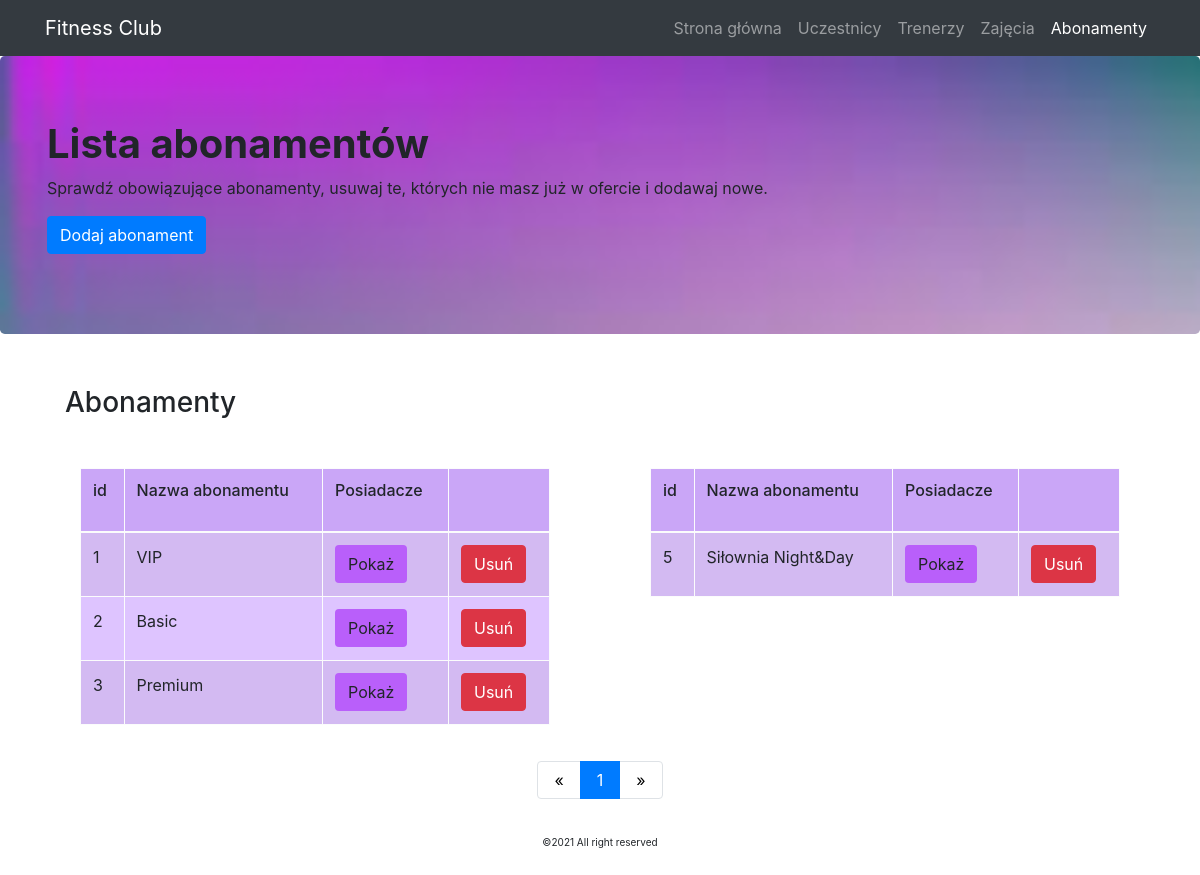
Page /subscriptions/0 on the earlier database version.
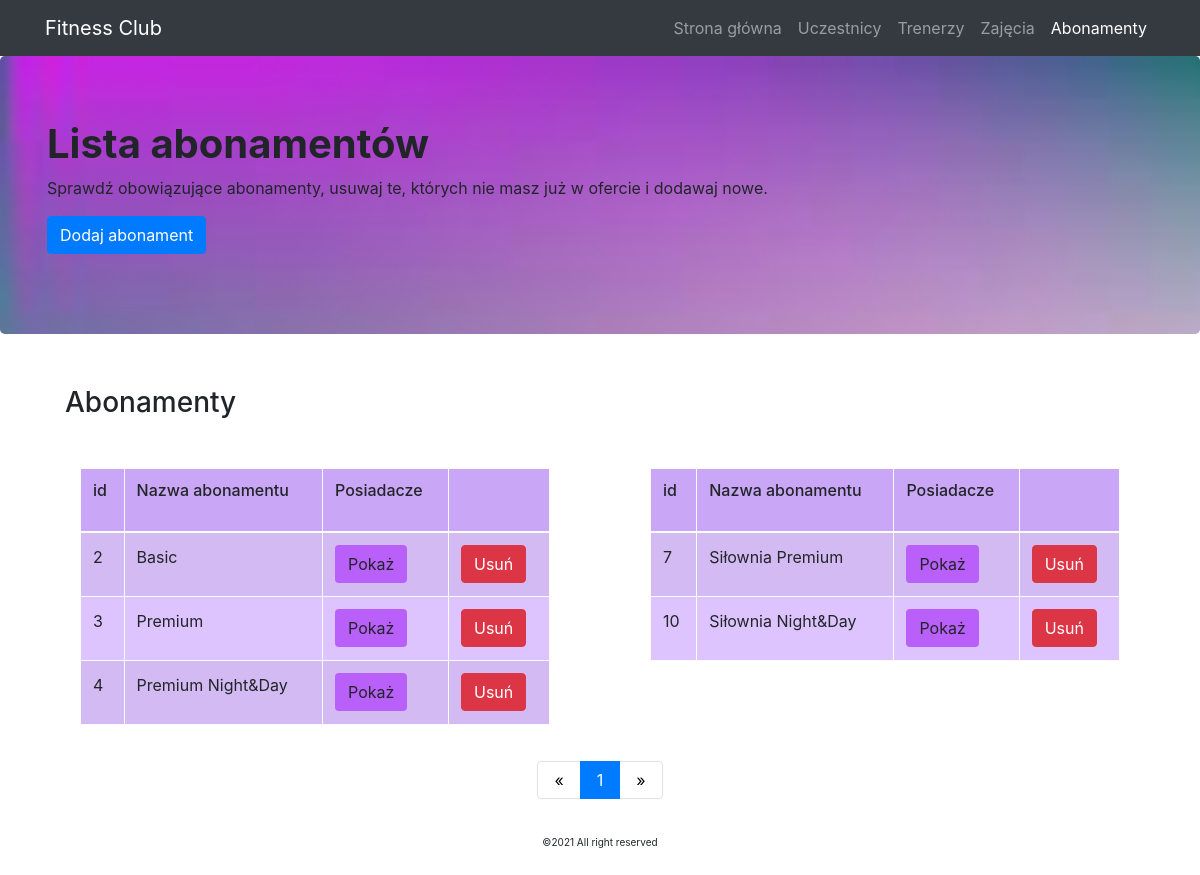
Same page on the later database version.
### app/models.py (models this page shows, shortened)
class Subscription(db.Model):
    __tablename__ = "subscription"
    id = db.Column(db.Integer, primary_key=True)
    name = db.Column(db.String(40))
    users = db.relationship("User", backref="holder", lazy="dynamic")

### app/routes.py (the view)
@app.route('/subscriptions/<int:num>', methods=["GET", "POST"])
def subscriptions_all(num):
    route = "/subscriptions/0"
    subscriptions = Subscription.query.all()[num * 7:num * 7 + 7]
    subs_num = math.ceil((len(Subscription.query.all())) / 7)
    form = SubscriptionForm()
    if request.method == "POST":
        name = form.data["name"]
        sub = Subscription(name=name)
        db.session.add(sub)
        db.session.commit()
        return redirect(url_for("subscriptions_all", num=0))
    return render_template("subscriptions.html", subscriptions=subscriptions, form=form, num=num, subs_num=subs_num, navs=navs, route=route)

### app/forms.py
class SubscriptionForm(FlaskForm):
    name = StringField("name", validators=[DataRequired()])

### app/templates/subscriptions.html (shortened to what this page needs)
{% extends "index.html" %}
{% block content %}
<div class="jumbotron" style="background-image: url('/static/pics/ba_sub.jpg'); background-size: cover; background-position: top
;">
    <div class="container">
      <h1 style="font-weight: bold;">Lista abonamentów</h1>
      <p>Sprawdź obowiązujące abonamenty, usuwaj te, których nie masz już w ofercie i dodawaj nowe.</p>
      <p><a class="btn btn-primary" data-toggle="collapse" href="#collapseExample" role="button" aria-expanded="false" aria-controls="collapseExample">
    Dodaj abonament
  </a></p>
    </div>
</div>
<div class="container">
    <div class="container" style="padding: 20px;">
        <h3 style="">Abonamenty</h3>
    </div>
    <div class="row">
        <div class="col-lg-6">
             <div class="container">
                 <div class="table-section" style="padding: 20px;">
                <table class="table table-striped table-hover table-bordered table-light" style="background-color: #dec4ff">
                    <thead>
                        <tr style="background-color: #caa6f7">
                            <td><h6>id</h6></td>
                            <td><h6>Nazwa abonamentu</h6></td>
                            <td><h6>Posiadacze</h6></td>
                            <td></td>
                        </tr>
                    </thead>
                    <tbody>
                    {% for subscription in subscriptions[:3] %}
                    <tr>
                        <td>{{ subscription.id }}</td>
                        <td>{{ subscription.name }}</td>
                        <td><button type="button" class="btn" style="background-color: #b95ffa" data-toggle="popover" data-trigger="hover"
                            data-placement="right" title="Posiadacze abonamentu"
                            data-content="{% for user in subscription.users %} {{ user.name }}, {% endfor %}">Pokaż</button></td>
                        <td>
                            <form action="/delete-subscription/{{ subscription.id }}" method="POST">
                                <input type="submit" class="btn btn-danger" value="Usuń">
                            </form>
                        </td>
                    </tr>
                    {% endfor %}
                    </tbody>
             </table>
            </div>
            </div>
             </div>
        <div class="col-lg-6">
            <div class="container">
                <div class="table-section" style="padding: 20px;">
                <table class="table table-striped table-hover table-bordered table-light" style="background-color: #dec4ff">
                    {% if subscriptions[4:] %}
                    <thead>
                        <tr style="background-color: #caa6f7">
                            <td><h6>id</h6></td>
                            <td><h6>Nazwa abonamentu</h6></td>
                            <td><h6>Posiadacze</h6></td>
                            <td></td>
                        </tr>
                    </thead>
                    <tbody>
                    {% for subscription in subscriptions[4:] %}
                    <tr>
                        <td>{{ subscription.id }}</td>
                        <td>{{ subscription.name }}</td>
                        <td><button type="button" class="btn" style="background-color: #b95ffa" data-toggle="popover" data-trigger="hover"
                            data-placement="right" title="Posiadacze abonamentu"
                            data-content="{% for user in subscription.users %} {{ user.name }}, {% endfor %}">Pokaż</button></td>
                        <td>
                            <form action="/delete-subscription/{{ subscription.id }}" method="POST">
                                <input type="submit" class="btn btn-danger" value="Usuń">
                            </form>
                        </td>
                    </tr>
                    {% endfor %}
                    </tbody>
                    {% else %}
                    <p></p>
                    {% endif %}
             </table>
            </div>
    </div>
            </div>
        </div>
<div class="container">
        <nav>
            <ul class="pagination justify-content-center">
                <li class="page-item">
                    {% if num==0 %}
                    <a href="/subscriptions/{{ num }}" aria-label="Previous" class="page-link">
                        {% else %}
                        <a href="/subscriptions/{{ num-1 }}" aria-label="Previous" class="page-link">
                            {% endif %}
                        <span aria-hidden="true">&laquo;</span>
                        </a>
                </li>
                {% for i in range(subs_num) %}
                {% if num==i %}
                    <li class="page-item active"><a href="/subscriptions/{{ i }}" class="page-link">{{ i+1 }}</a></li>
                {% else %}
                    <li class="page-item"><a href="/subscriptions/{{ i }}" class="page-link">{{ i+1 }}</a></li>
                {% endif %}
                {% endfor %}
                <li class="page-item">
                    {% if num!=subs_num-1 %}
                    <a href="/subscriptions/{{ num+1 }}" aria-label="Next" class="page-link">
                        {% else %}
                        <a href="/subscriptions/{{ num }}" aria-label="Next" class="page-link">
                            {% endif %}
                        <span aria-hidden="true">&raquo;</span>
                    </a>
                </li>
            </ul>
        </nav>
</div>
{% endblock %}

### app/templates/index.html (shortened to what this page needs)
<!DOCTYPE html>
<html lang="en">
<head>
  <link rel="stylesheet" href="https://stackpath.bootstrapcdn.com/bootstrap/4.4.1/css/bootstrap.min.css">
  <link rel="stylesheet" media="screen" href = "{{ url_for('static', filename='bootstrap.min.css') }}">
  <link rel="stylesheet" href="#">
</head>
<body>
  <nav class="navbar navbar-expand-lg navbar-dark bg-dark static-top">
    <div class="container">
      <a class="navbar-brand" href="#">Fitness Club</a>
      <div class="collapse navbar-collapse" id="navbarResponsive">
        <ul class="navbar-nav ml-auto">
          {% for nav in navs %}
            <li class="nav-item">
              {% if route == nav[1] %}
            <a class="nav-link active" href="{{ nav[1] }}">{{ nav[0] }}
              {% else %}
            <a class="nav-link" href="{{ nav[1] }}">{{ nav[0] }}
              {% endif %}
            </a>
          </li>
          {% endfor %}
        </ul>
      </div>
    </div>
  </nav>
  {% block content %}
  {% endblock %}
  <div class="container">
    <div class="footer" style="text-align: center; font-size: 10px; padding: 20px;">
        <p>&copy;2021 All right reserved</p>
    </div>
  </div>
</body>
</html>

### app/templates/index.html (style rules this page uses)
.table tr { height: 4rem; }
.pagination { justify-content: center; }
.pagination a { color: black; padding: 8px 16px; text-decoration: none; }

Differences in the rows shown:
removed Subscription: id "1", name "VIP", shown under "Posiadacze"
no longer on this page (row unchanged): Subscription: id "5", name "Siłownia Night&Day", shown under "Posiadacze"
now on this page (row unchanged): Subscription: id "4", name "Premium Night&Day", shown under "Posiadacze"
added Subscription: id "7", name "Siłownia Premium", shown under "Posiadacze"
added Subscription: id "10", name "Siłownia Night&Day", shown under "Posiadacze"
